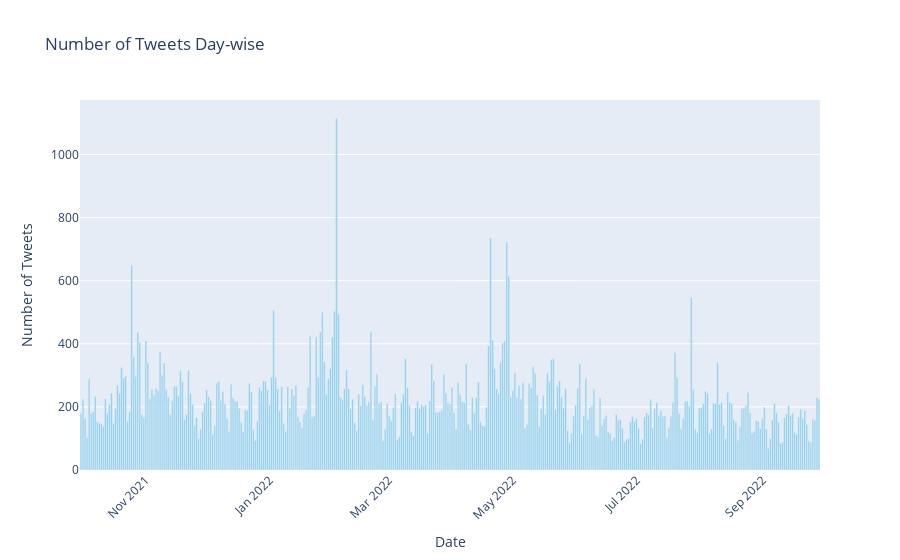

Here is the notebook cell this chart was saved with:
### Markdown cell above
The `visualize_weekly_tweets` function takes a DataFrame containing tweet data with a datetime index as input. It iterates through each week within the dataset, filtering the tweet data for each week and computing the count of tweets per day using resampling. Subsequently, it generates a bar plot using Plotly Express to visualize the daily tweet counts for each week, with the x-axis representing dates and the y-axis representing the number of tweets. The function then moves on to the next week until it has covered the entire duration of the dataset, providing an overview of weekly tweet activity over time.

### Code cell
daily_counts = df1_copy.resample('D').size()
fig = go.Figure()
fig.add_trace(go.Bar(x=daily_counts.index, y=daily_counts.values,
                     marker_color='skyblue'))
fig.update_layout(title='Number of Tweets Day-wise',
                  xaxis_title='Date',
                  yaxis_title='Number of Tweets',
                  xaxis_tickangle=-45)
fig.show()

### Figure 1 — Plotly figure (JSON) as saved in the notebook; plotly's stock layout.template omitted (floating-point values rounded to 4 significant figures; data arrays with more than 128 entries replaced by an {"elided": "..."} marker saying what was removed)
{"data": [{"marker": {"color": "skyblue"}, "type": "bar", "x": {"elided": "365 str values"}, "y": {"elided": "365 int values"}}], "layout": {"title": {"text": "Number of Tweets Day-wise"}, "xaxis": {"tickangle": -45, "title": {"text": "Date"}}, "yaxis": {"title": {"text": "Number of Tweets"}}}}
